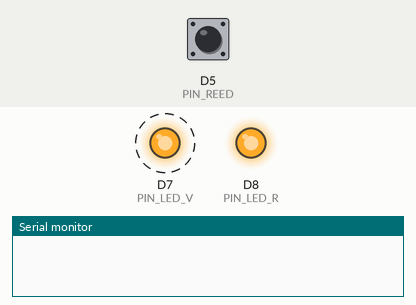
Bench run of a sketch on a simulated ESP8266 (NodeMCU). On the bench: output pins drawn as LEDs (lit = HIGH), the last lines printed to the serial monitor. Dashed ring = blinking. The test bench sets the inputs (shaded band); at power-on: D5 (PIN_REED) HIGH. WiFi joins after 1.5 s; servers stay silent unless stated; uploads are accepted with an empty reply; no MQTT or app messages arrive unless stated.

Above: at 1.2 s.
1.3 s: D5 (PIN_REED) driven LOW
At 3.8 s:
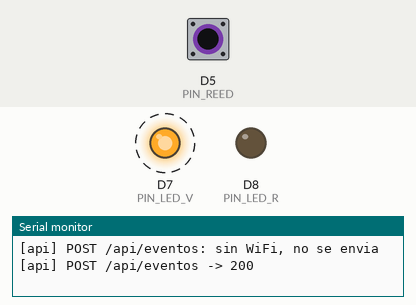
4.3 s: D5 (PIN_REED) driven HIGH
At 5.5 s:
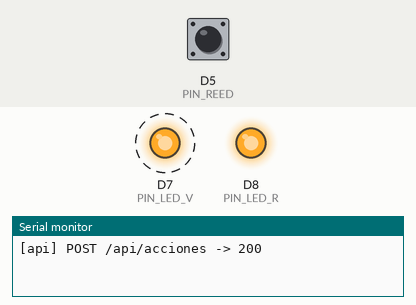
6.2 s: D5 (PIN_REED) pulsed LOW 2 times (0.12 s each, 0.3 s apart)
At 7.7 s:
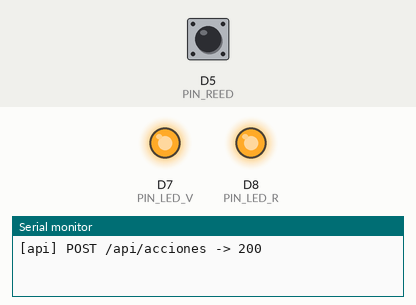
Timing chart, 0 to 9.2 s (numbered marks = the images above; inputs shaded):
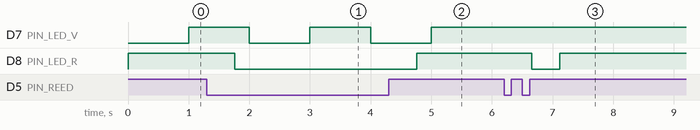

Measured:
- after the input at 1.3 s, D8 (PIN_LED_R): HIGH → LOW after 0.46 s
- after the input at 4.3 s, D8 (PIN_LED_R): LOW → HIGH after 0.46 s
- after the input at 6.2 s, D8 (PIN_LED_R): HIGH → LOW after 0.46 s, → HIGH 0.46 s later

The sketch:

argos_puerta.ino
```cpp
// Argos, nodo puerta. GENERADO por firmware/herramientas/exportar_arduino.py desde firmware/src/puerta/main.cpp (editar alla y regenerar).
// Placa: NodeMCU 1.0 (ESP-12E Module). Credenciales: copiar secrets.example.h a secrets.h en esta carpeta.
#define NODO_ID "puerta"
// Nodo puerta: reed MC-38 entre D5 (INPUT_PULLUP) y GND. Iman cerca = LOW = puerta cerrada.
// Publica puerta_abierta / puerta_cerrada en cada cambio (antirrebote 50 ms) y un latido cada 60 s.
// El limite de "abierta mas de 2 min" lo evalua n8n. LED rojo fijo mientras la puerta esta abierta.
// Firmware de referencia: solo compilado.
#include "nodo_comun.h"

constexpr uint8_t PIN_REED = D5;
constexpr uint32_t ANTIRREBOTE_MS = 50;

bool estable = HIGH, anterior = HIGH;
uint32_t cambio = 0;
bool publicado = false;  // publica el estado inicial al conectar por primera vez

void setup() {
  pinMode(PIN_REED, INPUT_PULLUP);
  estable = anterior = digitalRead(PIN_REED);
  nodo::iniciar();
}

void loop() {
  nodo::atender(true);
  bool lectura = digitalRead(PIN_REED);
  if (lectura != anterior) {
    cambio = millis();
    anterior = lectura;
  }
  bool cambiado = nodo::transcurrido(cambio, ANTIRREBOTE_MS) && lectura != estable;
  if (cambiado) estable = lectura;
  if (cambiado || (!publicado && WiFi.status() == WL_CONNECTED)) {  // estado inicial al tener red
    publicado = true;
    nodo::publicarEvento(estable == HIGH ? "puerta_abierta" : "puerta_cerrada");
  }
  nodo::alerta = (estable == HIGH);  // actuador: rojo fijo con la puerta abierta
}
```

api_http.h
```cpp
// Cliente HTTP de la API REST de Argos (servidor/api/RestApi.js).
// El nodo GUARDA sus datos por HTTP (la API es la unica que escribe en MySQL; el nodo nunca toca la BD)
// y usa MQTT aparte para lo de tiempo real (estado/LWT, cmd/alarma). Si uno de los dos falla, el otro sigue.
//
// Manejo de errores:
//   - sin WiFi: no intenta (no bloquea el loop) y lo dice por el monitor serial
//   - sin respuesta o error del servidor (5xx): reintenta UNA vez
//   - 400 (dato rechazado) o 401 (clave): no reintenta, porque repetirlo daria lo mismo; lo explica por serial
#pragma once
#include <Arduino.h>
#include <ESP8266WiFi.h>
#include <ESP8266HTTPClient.h>

namespace api {

constexpr uint16_t TIMEOUT_MS = 2000;  // tope de espera por peticion: el loop no se congela mas que esto
inline WiFiClient red;                 // conexion propia (MQTT usa otra)

// Hace una peticion y regresa el codigo HTTP (negativo = no hubo conexion). Imprime el resultado.
inline int pedir(const char* metodo, const char* ruta, const char* cuerpo, String* respuesta = nullptr) {
  if (WiFi.status() != WL_CONNECTED) {
    Serial.printf("[api] %s %s: sin WiFi, no se envia\n", metodo, ruta);
    return -1;
  }
  HTTPClient http;
  http.setTimeout(TIMEOUT_MS);
  String url = String("http://") + API_HOST + ":" + String(API_PORT) + ruta;
  if (!http.begin(red, url)) {
    Serial.printf("[api] URL invalida: %s\n", url.c_str());
    return -1;
  }
  http.addHeader("X-API-Key", API_KEY);
  int codigo;
  if (cuerpo) {
    http.addHeader("Content-Type", "application/json");
    codigo = http.POST(cuerpo);
  } else {
    codigo = http.GET();
  }
  String r = codigo > 0 ? http.getString() : HTTPClient::errorToString(codigo);
  http.end();
  Serial.printf("[api] %s %s -> %d %s\n", metodo, ruta, codigo, r.c_str());
  if (respuesta) *respuesta = r;
  return codigo;
}

// POST con un reintento. true si la API lo guardo (2xx).
inline bool enviar(const char* ruta, const char* json) {
  Serial.printf("[api] enviando %s\n", json);
  int c = pedir("POST", ruta, json);
  if (c < 0 || c >= 500) {
    delay(200);
    c = pedir("POST", ruta, json);
  }
  if (c == 400) Serial.println("[api] la API rechazo el dato (400): no se guardo");
  if (c == 401) Serial.println("[api] clave incorrecta (401): revisa API_KEY en secrets.h");
  return c >= 200 && c < 300;
}

// Evento de actuacion: el LED rojo o el buzzer cambio de estado.
// origen: "local" (lo decidio el nodo) o "manual" (boton). duracion_s = 0 -> hasta el siguiente cambio.
inline bool accion(const char* actuador, const char* comando, const char* origen, uint16_t duracion_s = 0) {
  char json[160];
  if (duracion_s)
    snprintf(json, sizeof json, "{\"nodo\":\"%s\",\"actuador\":\"%s\",\"comando\":\"%s\",\"origen\":\"%s\",\"duracion_s\":%u}",
             NODO_ID, actuador, comando, origen, duracion_s);
  else
    snprintf(json, sizeof json, "{\"nodo\":\"%s\",\"actuador\":\"%s\",\"comando\":\"%s\",\"origen\":\"%s\"}",
             NODO_ID, actuador, comando, origen);
  return enviar("/api/acciones", json);
}

}  // namespace api
```

nodo_comun.h
```cpp
// Partes comunes de los 5 nodos: WiFi, MQTT (contrato de CLAUDE.md), estado retenido + LWT, latido,
// LED de estado y envio a la API REST. Cada lectura/evento sale por los DOS caminos, independientes:
//   HTTP POST a la API  -> se guarda en MySQL (Etapa 3)
//   MQTT a Mosquitto    -> tiempo real (dashboard en vivo, estado/LWT, cmd/alarma)
// Firmware de REFERENCIA: solo compilado.
#pragma once
#include <Arduino.h>
#include <ESP8266WiFi.h>
#include <PubSubClient.h>
#include <ArduinoJson.h>

#if __has_include("secrets.h")
#include "secrets.h"
#else
#include "secrets.example.h"
#endif
#include "api_http.h"

constexpr uint8_t PIN_LED_V = D7;  // 330 ohm a GND
constexpr uint8_t PIN_LED_R = D8;  // 330 ohm a GND (GPIO15: bajo en el arranque)
constexpr uint32_t LATIDO_MS = 60000;
constexpr uint32_t REINTENTO_MQTT_MS = 5000;

namespace nodo {

const char* const TOPIC_TELEMETRIA = "invernadero/telemetria/" NODO_ID;
const char* const TOPIC_EVENTO = "invernadero/evento/" NODO_ID;
const char* const TOPIC_ESTADO = "invernadero/estado/" NODO_ID;
const char* const CLIENT_ID = "nodo-" NODO_ID;
const char* const LWT_OFFLINE = "{\"estado\":\"offline\"}";

inline WiFiClient red;
inline PubSubClient mqtt(red);
inline uint32_t ultimoIntento = 0;
inline uint32_t ultimoLatido = 0;
inline bool alerta = false;       // LED rojo fijo
inline bool sensorFalla = false;  // LED rojo parpadeo rapido
inline bool alertaRegistrada = false;  // ultimo estado del LED rojo que se mando a la API
inline void (*alConectar)() = nullptr;  // tras cada conexion al broker (p. ej. suscripciones del dht)

inline bool transcurrido(uint32_t desde, uint32_t ms) { return (uint32_t)(millis() - desde) >= ms; }

inline bool enLinea() { return WiFi.status() == WL_CONNECTED && mqtt.connected(); }

// Manda un documento {"lecturas":[...]} por los dos caminos: MQTT tal cual (contrato) y a la API con "nodo".
inline void enviarLecturas(JsonDocument& doc) {
  char buf[256];
  if (mqtt.connected()) {
    serializeJson(doc, buf);
    mqtt.publish(TOPIC_TELEMETRIA, buf);
  }
  doc["nodo"] = NODO_ID;
  serializeJson(doc, buf);
  api::enviar("/api/mediciones", buf);
}

inline void publicarLectura(const char* parametro, float valor, const char* unidad) {
  StaticJsonDocument<192> doc;
  JsonObject l = doc.createNestedArray("lecturas").createNestedObject();
  l["parametro"] = parametro;
  l["valor"] = roundf(valor * 10) / 10;
  l["unidad"] = unidad;
  Serial.printf("[%s] %s = %.1f %s\n", NODO_ID, parametro, valor, unidad);
  enviarLecturas(doc);
}

inline void publicarEvento(const char* tipo, float magnitud = NAN) {
  StaticJsonDocument<128> doc;
  doc["tipo"] = tipo;
  if (!isnan(magnitud)) doc["magnitud"] = roundf(magnitud * 100) / 100;
  Serial.printf("[%s] evento %s\n", NODO_ID, tipo);
  char buf[128];
  if (mqtt.connected()) {
    serializeJson(doc, buf);
    mqtt.publish(TOPIC_EVENTO, buf);
  }
  doc["nodo"] = NODO_ID;
  serializeJson(doc, buf);
  api::enviar("/api/eventos", buf);
}

// Latido: por MQTT (contrato) y a la API (marca al nodo como vivo; sin el, la API abre "nodo_sin_reporte").
inline void latido() {
  if (mqtt.connected()) {
    StaticJsonDocument<96> doc;
    JsonObject l = doc.createNestedArray("lecturas").createNestedObject();
    l["parametro"] = "latido";
    l["valor"] = 1;
    l["unidad"] = "";
    char buf[96];
    serializeJson(doc, buf);
    mqtt.publish(TOPIC_TELEMETRIA, buf);
  }
  char json[128];
  snprintf(json, sizeof json, "{\"nodo\":\"%s\",\"uptime_s\":%lu,\"rssi\":%d}", NODO_ID,
           (unsigned long)(millis() / 1000), (int)WiFi.RSSI());
  api::enviar("/api/latido", json);
}

inline void conectarMqtt() {
  ultimoIntento = millis();
  if (!mqtt.connect(CLIENT_ID, NODO_ID, MQTT_PASSWORD, TOPIC_ESTADO, 1, true, LWT_OFFLINE)) return;
  StaticJsonDocument<192> doc;
  doc["estado"] = "online";
  doc["reset_reason"] = ESP.getResetReason();
  doc["uptime_s"] = millis() / 1000;
  doc["rssi"] = WiFi.RSSI();
  char buf[192];
  serializeJson(doc, buf);
  mqtt.publish(TOPIC_ESTADO, buf, true);  // retenido
  if (alConectar) alConectar();
}

inline void iniciar() {
  pinMode(PIN_LED_V, OUTPUT);
  pinMode(PIN_LED_R, OUTPUT);
  Serial.begin(115200);
  WiFi.mode(WIFI_STA);
  WiFi.hostname(CLIENT_ID);
  WiFi.setAutoReconnect(true);
  WiFi.begin(WIFI_SSID, WIFI_PASSWORD);
  mqtt.setServer(MQTT_HOST, MQTT_PORT);
  mqtt.setKeepAlive(45);
}

// Llamar en cada vuelta de loop(). con_latido = false en nodos que ya publican cada 60 s.
inline void atender(bool con_latido) {
  if (WiFi.status() == WL_CONNECTED) {
    if (!mqtt.connected() && transcurrido(ultimoIntento, REINTENTO_MQTT_MS)) conectarMqtt();
    mqtt.loop();
  }
  if (con_latido && transcurrido(ultimoLatido, LATIDO_MS)) {
    ultimoLatido = millis();
    latido();
  }
  // Evento de actuacion: cada vez que el LED rojo cambia, se registra en la API (AccionControl).
  // Si no hay WiFi, espera: al volver la red manda el estado actual.
  if (alerta != alertaRegistrada && WiFi.status() == WL_CONNECTED) {
    alertaRegistrada = alerta;
    api::accion("led_rojo", alerta ? "on" : "off", "local");
  }
  digitalWrite(PIN_LED_V, enLinea() ? HIGH : ((millis() / 1000) % 2));  // fijo o parpadeo lento
  if (sensorFalla) digitalWrite(PIN_LED_R, (millis() / 125) % 2);       // parpadeo rapido
  else digitalWrite(PIN_LED_R, alerta ? HIGH : LOW);
}

}  // namespace nodo
```

secrets.example.h
```cpp
// Plantilla sin valores. Copiar a secrets.h (no versionado) y llenar ahi.
#pragma once

#define WIFI_SSID ""
#define WIFI_PASSWORD ""
#define MQTT_HOST ""
#define MQTT_PORT 1883
#define MQTT_PASSWORD ""
// API REST (normalmente el mismo servidor que MQTT; nginx la sirve en el puerto 80 bajo /api/)
#define API_HOST ""
#define API_PORT 80
#define API_KEY ""
```
